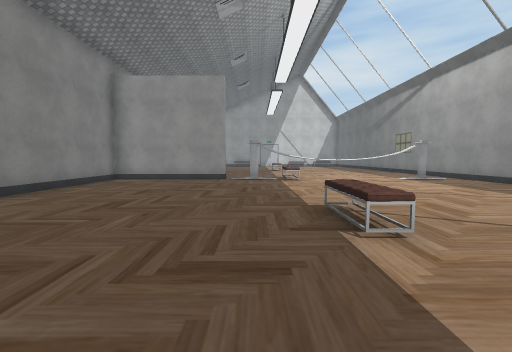
view 1 (above)

16 first-person views from a walk through a scene from a Unity 3-D project. The camera is 1.4 m above the floor, tilts 4° down and sees 90° across. The floor is counted in squares, 1.8 m on a side. Each view is taken from the middle of a square. On the plan, view 1 faces up. The plan holds only what a view shows up to about 10 squares ahead; the rest is blank. The place goes on beyond the plan. The player is left out. Some surface patterns are stand-ins.

view 2
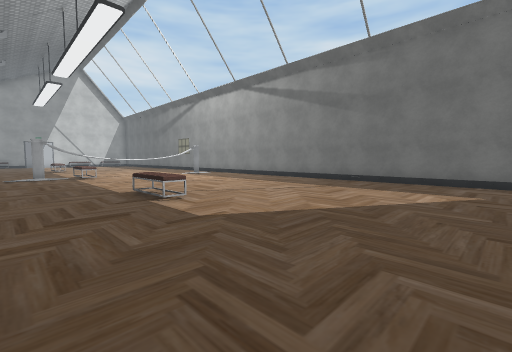

view 3
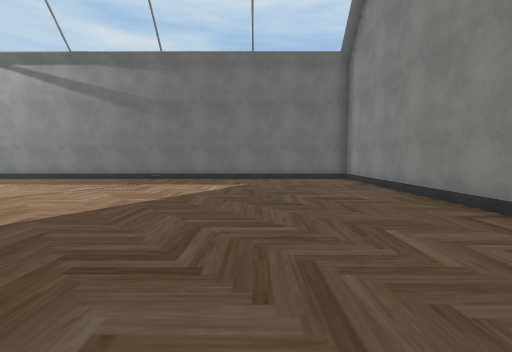

view 4
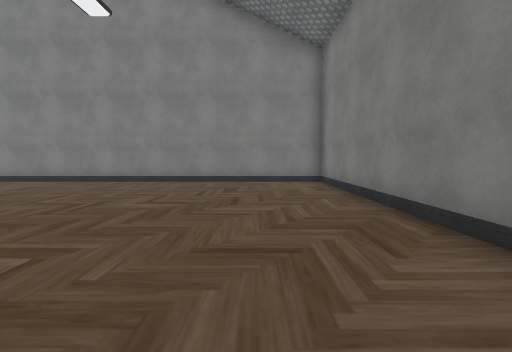

view 5
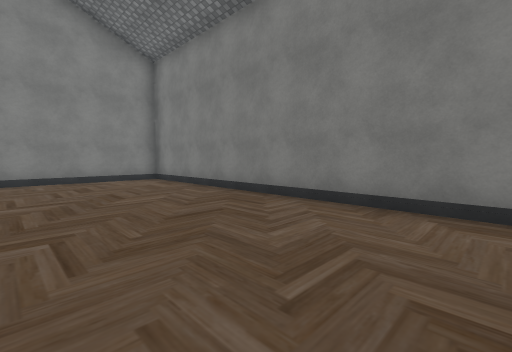

view 6
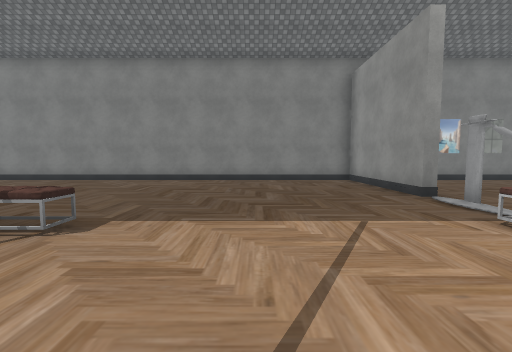

view 7
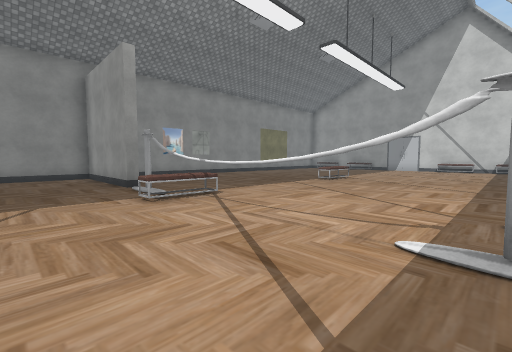

view 8
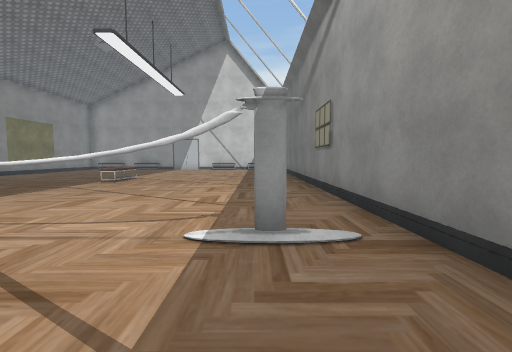

view 9
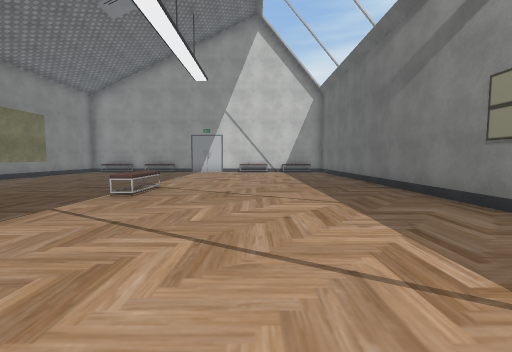

view 10
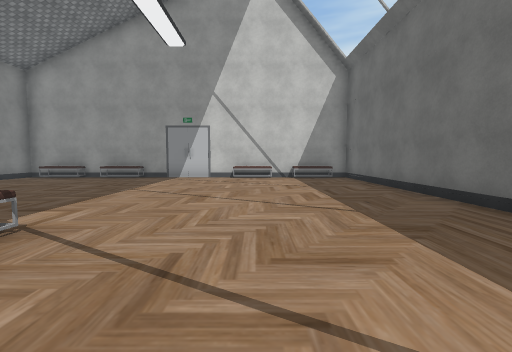

view 11
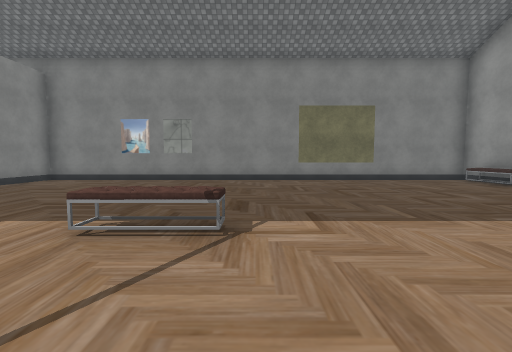

view 12
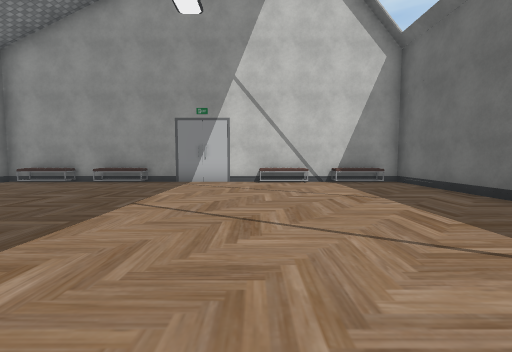

view 13
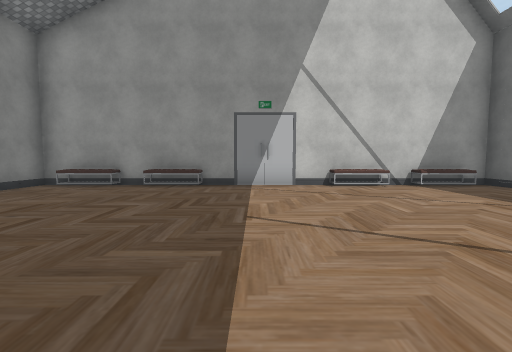

view 14
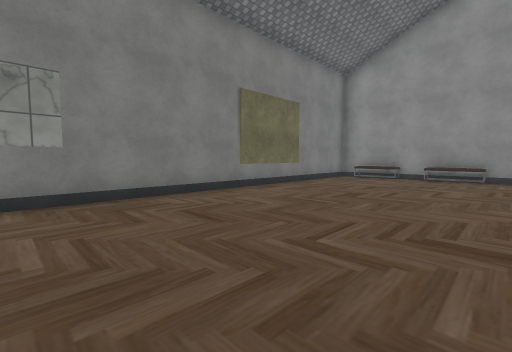

view 15
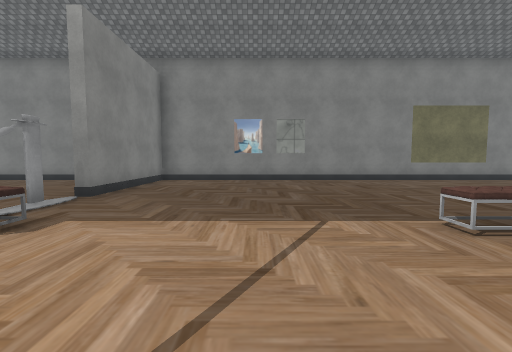

view 16
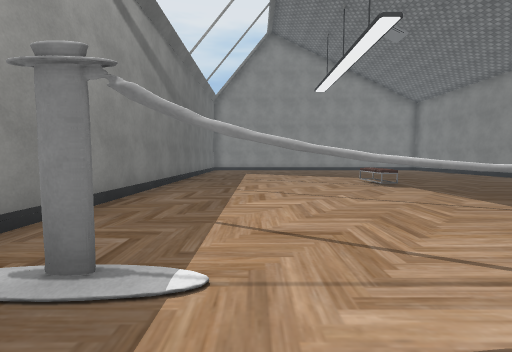

### Floor plan
Key: @ floor where view 1 was taken; # wall or solid block; . floor; T thing the floor can be seen under or through; O other object.
Columns run from 6 left of view 1 to 8 right of it. Each row starts with its distance up from view 1.
 25 ###############
 24 #.OOOO...OO.OO#
 23 #.............#
 22 #.............#
 21 #.............#
 20 #.............#
 19 #.............#
 18 #.............#
 17 #.............#
 16 #......O......#
 15 #.............#
 14 #.............#
 13 #.............#
 12 #.............#
 11 #.............#
 10 #####.#O......#
  9 #......OTTTT#.#
  8 #.............#
  7 #.............#
  6 #.............#
  5 #.............#
  4 #......O......#
  3 #......O......#
  2 #.............#
  1 #.............#
  0 #.....@.......#
 -1 #.............#
 -2 #.............#
 -3 #.............#
 -4 #.............#
 -5 #.............#
 -6 ###############

Where each view was taken, in squares from view 1:
view 1: 0 up, 0 right, facing up
view 2: 2 down, 1 left, facing up-right
view 3: 2 down, 2 left, facing right
view 4: 3 up, 3 left, facing down
view 5: 4 up, 1 left, facing down-left
view 6: 6 up, 4 right, facing left
view 7: 7 up, 6 right, facing up-left
view 8: 7 up, 6 right, facing up
view 9: 10 up, 4 right, facing up
view 10: 14 up, 4 right, facing up
view 11: 17 up, 4 right, facing left
view 12: 16 up, 3 right, facing up
view 13: 17 up, 1 right, facing up
view 14: 14 up, 0 right, facing up-left
view 15: 13 up, 4 right, facing left
view 16: 11 up, 5 right, facing down
